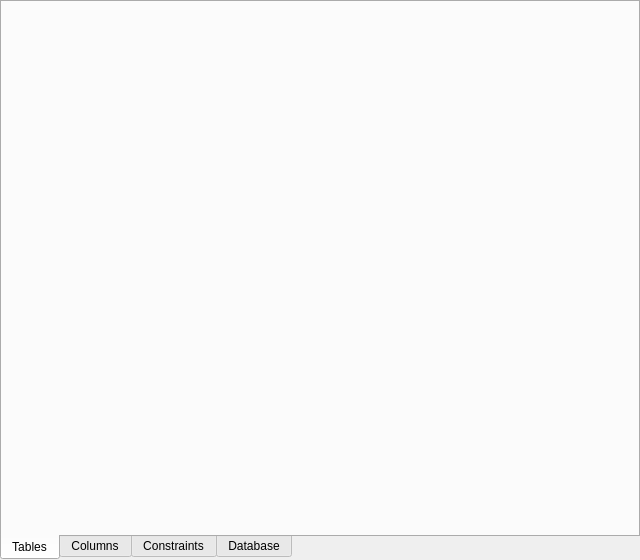
<?xml version="1.0" encoding="UTF-8"?>
<ui version="4.0">
 <class>nSqlEditor</class>
 <widget class="QTabWidget" name="nSqlEditor">
  <property name="geometry">
   <rect>
    <x>0</x>
    <y>0</y>
    <width>640</width>
    <height>560</height>
   </rect>
  </property>
  <property name="windowTitle">
   <string>Database plan editor</string>
  </property>
  <property name="windowIcon">
   <iconset resource="../../Images/Branon.qrc">
    <normaloff>:/images/odbc.png</normaloff>:/images/odbc.png</iconset>
  </property>
  <property name="toolTip">
   <string>Database plan editor</string>
  </property>
  <property name="statusTip">
   <string>Database plan editor</string>
  </property>
  <property name="whatsThis">
   <string>Database plan editor</string>
  </property>
  <property name="tabPosition">
   <enum>QTabWidget::South</enum>
  </property>
  <property name="tabShape">
   <enum>QTabWidget::Rounded</enum>
  </property>
  <property name="currentIndex">
   <number>0</number>
  </property>
  <widget class="QSplitter" name="Tables">
   <property name="orientation">
    <enum>Qt::Horizontal</enum>
   </property>
   <attribute name="title">
    <string>Tables</string>
   </attribute>
   <widget class="QSplitter" name="Creations">
    <property name="orientation">
     <enum>Qt::Vertical</enum>
    </property>
   </widget>
  </widget>
  <widget class="QWidget" name="Columns">
   <property name="columnCount" stdset="0">
    <number>8</number>
   </property>
   <attribute name="title">
    <string>Columns</string>
   </attribute>
  </widget>
  <widget class="QWidget" name="Constraints">
   <attribute name="title">
    <string>Constraints</string>
   </attribute>
  </widget>
  <widget class="QWidget" name="Database">
   <attribute name="title">
    <string>Database</string>
   </attribute>
   <widget class="QComboBox" name="Schemes">
    <property name="geometry">
     <rect>
      <x>0</x>
      <y>0</y>
      <width>634</width>
      <height>24</height>
     </rect>
    </property>
    <property name="editable">
     <bool>true</bool>
    </property>
   </widget>
   <widget class="QTreeWidget" name="Schema">
    <property name="geometry">
     <rect>
      <x>0</x>
      <y>24</y>
      <width>634</width>
      <height>428</height>
     </rect>
    </property>
    <property name="alternatingRowColors">
     <bool>true</bool>
    </property>
    <property name="rootIsDecorated">
     <bool>false</bool>
    </property>
    <column>
     <property name="text">
      <string notr="true">1</string>
     </property>
    </column>
   </widget>
   <widget class="QToolBar" name="Tools">
    <property name="geometry">
     <rect>
      <x>0</x>
      <y>480</y>
      <width>96</width>
      <height>20</height>
     </rect>
    </property>
    <property name="iconSize">
     <size>
      <width>16</width>
      <height>16</height>
     </size>
    </property>
    <addaction name="actionCreations"/>
    <addaction name="actionAdd"/>
   </widget>
  </widget>
  <action name="actionAdd">
   <property name="enabled">
    <bool>false</bool>
   </property>
   <property name="icon">
    <iconset theme="Sakra" resource="../../Images/Branon.qrc">
     <normaloff>:/images/plus.png</normaloff>:/images/plus.png</iconset>
   </property>
   <property name="text">
    <string>Add</string>
   </property>
   <property name="toolTip">
    <string>Add table</string>
   </property>
   <property name="statusTip">
    <string>Add table</string>
   </property>
   <property name="whatsThis">
    <string>Add table</string>
   </property>
  </action>
  <action name="actionCreations">
   <property name="enabled">
    <bool>true</bool>
   </property>
   <property name="icon">
    <iconset theme="Sakra" resource="../../Images/Branon.qrc">
     <normaloff>:/images/update.png</normaloff>:/images/update.png</iconset>
   </property>
   <property name="text">
    <string>Sync</string>
   </property>
   <property name="toolTip">
    <string>SQL creation synchronization</string>
   </property>
   <property name="statusTip">
    <string>SQL creation synchronization</string>
   </property>
   <property name="whatsThis">
    <string>SQL creation synchronization</string>
   </property>
  </action>
 </widget>
 <resources>
  <include location="../../Images/Branon.qrc"/>
 </resources>
 <connections>
  <connection>
   <sender>Schemes</sender>
   <signal>activated(int)</signal>
   <receiver>nSqlEditor</receiver>
   <slot>SourceChanged(int)</slot>
   <hints>
    <hint type="sourcelabel">
     <x>318</x>
     <y>13</y>
    </hint>
    <hint type="destinationlabel">
     <x>319</x>
     <y>279</y>
    </hint>
   </hints>
  </connection>
  <connection>
   <sender>actionCreations</sender>
   <signal>activated()</signal>
   <receiver>nSqlEditor</receiver>
   <slot>Creations()</slot>
   <hints>
    <hint type="sourcelabel">
     <x>-1</x>
     <y>-1</y>
    </hint>
    <hint type="destinationlabel">
     <x>319</x>
     <y>279</y>
    </hint>
   </hints>
  </connection>
 </connections>
</ui>
